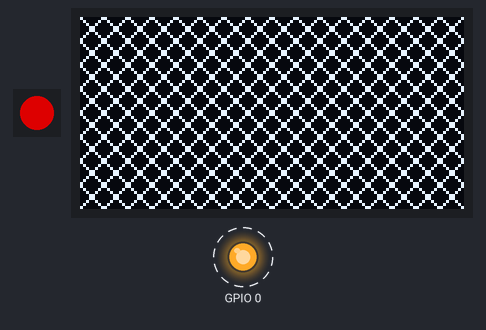
This sketch was run on a simulated ESP32-C3. Shown: 1 RGB LEDs in strip order, left to right, 128×64 one-colour display, output pins drawn as LEDs (lit = HIGH). Wiring (from diagram.json): SSD1306 OLED at I2C address 0x3C. Dashed ring = blinking. Dim RGB values are drawn brighter than linear; what the sketch prints to the serial monitor is not drawn.

Above: at 1.3 s.
At 18.2 s:
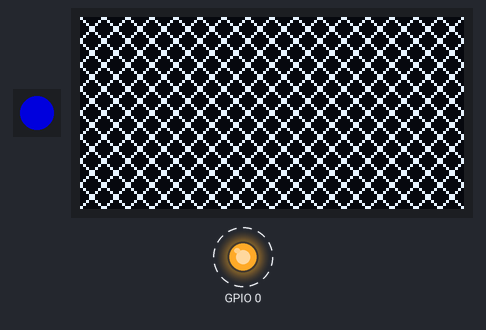
At 38.8 s:
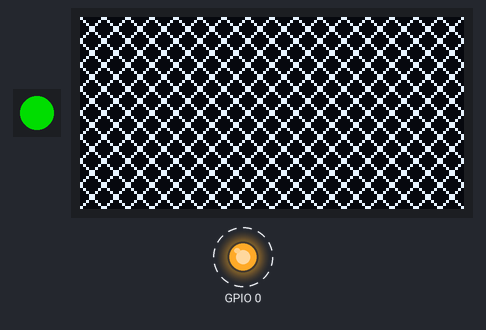
Timing chart, 0 to 40.0 s (numbered marks = the images above):
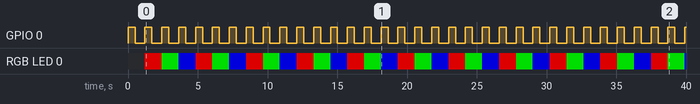

The sketch:

custom-board-test.ino
```cpp
/*
  Wokwi LED && Neopixel simulation
  by Jimmy.Su
*/
#include <Adafruit_NeoPixel.h>
#define PIN        19
#define NUMPIXELS  1

Adafruit_NeoPixel pixels(NUMPIXELS, PIN, NEO_GRB + NEO_KHZ800);

void setup() {
  Serial.begin(115200);
  Serial.println("Hello, ESP32-C3-MikroE!");
  pinMode(0, OUTPUT);
  pixels.begin();
  setupOLED();
}

int r = 150;
int g = 0;
int b = 0;
void loop() {
  // put your main code here, to run repeatedly:
  digitalWrite(0, HIGH);
  delay(500);
  digitalWrite(0, LOW);
  delay(500);

  pixels.clear();
  pixels.setPixelColor(0, r, g, b);
  pixels.show();

  int temp = b;
  b = g;
  g = r;
  r = temp;

  loopOLED();
}
```

OLED.ino
```cpp
#include <Wire.h>

//~ DEFINES ~~~~~~~~~~~~~~~~~~~~~~~~~~~~~~~~~~~~~~~~~~~~~~~~~~~~~~~~~~~~~~~~~~~
// Some defines for the SSD1306 controller driving a 128x64 resolution OLED display
// PART 		- http://www.simplelabs.co.in/content/96-blue-i2c-oled-module
// DATASHEET 	- https://www.adafruit.com/datasheets/SSD1306.pdf

// The Slave Address (SLA) of the OLED controller - SSD1306 - is 0x3C
// The LSB is supposed to be the mode. Since we are only going to WRITE to the OLED, the LSB is going to be 0
// SLA (0x3C) + WRITE_MODE (0x00) =  0x78 (0b01111000)
#define OLED_I2C_ADDRESS   0x3C

// The SSD1306 datasheet (pg.20) says that a control byte has to be sent before sending a command
// Control byte consists of
// bit 7		: Co   : Continuation bit - If 0, then it assumes all the next bytes are data (no more control bytes).
//				:		 You can send a stream of data, ie: gRAM dump - if Co=0
//				:        For Command, you'd prolly wanna set this - one at a time. Hence, Co=1 for commands
//				:		 For Data stream, Co=0 :)
// bit 6    	: D/C# : Data/Command Selection bit, Data=1/Command=0
// bit [5-0] 	: lower 6 bits have to be 0
#define OLED_CONTROL_BYTE_CMD_SINGLE	0x80
#define OLED_CONTROL_BYTE_CMD_STREAM	0x00
#define OLED_CONTROL_BYTE_DATA_STREAM	0x40

// Fundamental commands (pg.28)
#define OLED_CMD_SET_CONTRAST			0x81	// follow with 0x7F
#define OLED_CMD_DISPLAY_RAM			0xA4
#define OLED_CMD_DISPLAY_ALLON			0xA5
#define OLED_CMD_DISPLAY_NORMAL			0xA6
#define OLED_CMD_DISPLAY_INVERTED 		0xA7
#define OLED_CMD_DISPLAY_OFF			0xAE
#define OLED_CMD_DISPLAY_ON				0xAF

// Addressing Command Table (pg.30)
#define OLED_CMD_SET_MEMORY_ADDR_MODE	0x20	// follow with 0x00 = HORZ mode = Behave like a KS108 graphic LCD
#define OLED_CMD_SET_COLUMN_RANGE		0x21	// can be used only in HORZ/VERT mode - follow with 0x00 + 0x7F = COL127
#define OLED_CMD_SET_PAGE_RANGE			0x22	// can be used only in HORZ/VERT mode - follow with 0x00 + 0x07 = PAGE7

// Hardware Config (pg.31)
#define OLED_CMD_SET_DISPLAY_START_LINE	0x40
#define OLED_CMD_SET_SEGMENT_REMAP		0xA1
#define OLED_CMD_SET_MUX_RATIO			0xA8	// follow with 0x3F = 64 MUX
#define OLED_CMD_SET_COM_SCAN_MODE		0xC8
#define OLED_CMD_SET_DISPLAY_OFFSET		0xD3	// follow with 0x00
#define OLED_CMD_SET_COM_PIN_MAP		0xDA	// follow with 0x12

// Timing and Driving Scheme (pg.32)
#define OLED_CMD_SET_DISPLAY_CLK_DIV	0xD5	// follow with 0x80
#define OLED_CMD_SET_PRECHARGE			0xD9	// follow with 0x22
#define OLED_CMD_SET_VCOMH_DESELCT		0xDB	// follow with 0x30

// Charge Pump (pg.62)
#define OLED_CMD_SET_CHARGE_PUMP		0x8D	// follow with 0x14

// NOP
#define OLED_CMD_NOP 					0xE3

//~~~~~~~~~~~~~~~~~~~~~~~~~~~~~~~~~~~~~~~~~~~~~~~~~~~~~~~~~~~~~~~~~~~~~~~~~~~~~

// Box pattern
uint8_t pattern1[] = {
	0x00,0x7E,0x42,0x42,0x42,0x42,0x7E,0x00,
	0x00,0x7E,0x42,0x42,0x42,0x42,0x7E,0x00
	};

// Cross weave pattern
uint8_t pattern2[] = {
	0x81,0x42,0x24,0x18,0x18,0x24,0x42,0x81,
	0x81,0x42,0x24,0x18,0x18,0x24,0x42,0x81
	};

void setupOLED()   {
	// Init the OLED controller
	OLED_init();
}

void loopOLED() {
	// I2C
	Wire.beginTransmission(OLED_I2C_ADDRESS);
	Wire.write(OLED_CONTROL_BYTE_CMD_STREAM);
	Wire.write(OLED_CMD_SET_COLUMN_RANGE);
	Wire.write(0x00);
	Wire.write(0x7F);
	Wire.write(OLED_CMD_SET_PAGE_RANGE);
	Wire.write(0);
	Wire.write(0x07);
	Wire.endTransmission();

	for(uint16_t i=0;i<1024;i++){
		Wire.beginTransmission(OLED_I2C_ADDRESS);
		Wire.write(OLED_CONTROL_BYTE_DATA_STREAM);
	    for (uint8_t x=0; x<16; x++) {
			  Wire.write(0x00);
			  i++;
	      }
	  i--;
	  Wire.endTransmission();
	}
	for(uint16_t i=0;i<1024;i++){
		Wire.beginTransmission(OLED_I2C_ADDRESS);
		Wire.write(OLED_CONTROL_BYTE_DATA_STREAM);
	    for (uint8_t x=0; x<16; x++) {
			  Wire.write(pattern2[x]);
			  i++;
	      }
	  i--;
	  Wire.endTransmission();
	}
}


void OLED_init() {
	// Init the I2C interface (pins A4 and A5 on the Arduino Uno board) in Master Mode.
	Wire.begin();
	// keywords:
	// SEG = COL = segment = column byte data on a page
	// Page = 8 pixel tall row. Has 128 SEGs and 8 COMs
	// COM = row

	// Begin the I2C comm with SSD1306's address (SLA+Write)
	Wire.beginTransmission(OLED_I2C_ADDRESS);

	// Tell the SSD1306 that a command stream is incoming
	Wire.write(OLED_CONTROL_BYTE_CMD_STREAM);

	// Follow instructions on pg.64 of the dataSheet for software configuration of the SSD1306
	// Turn the Display OFF
	Wire.write(OLED_CMD_DISPLAY_OFF);
	// Set mux ration tp select max number of rows - 64
	Wire.write(OLED_CMD_SET_MUX_RATIO);
	Wire.write(0x3F);
	// Set the display offset to 0
	Wire.write(OLED_CMD_SET_DISPLAY_OFFSET);
	Wire.write(0x00);
	// Display start line to 0
	Wire.write(OLED_CMD_SET_DISPLAY_START_LINE);

	// Mirror the x-axis. In case you set it up such that the pins are north.
	// Wire.write(0xA0); - in case pins are south - default
	Wire.write(OLED_CMD_SET_SEGMENT_REMAP);

	// Mirror the y-axis. In case you set it up such that the pins are north.
	// Wire.write(0xC0); - in case pins are south - default
	Wire.write(OLED_CMD_SET_COM_SCAN_MODE);

	// Default - alternate COM pin map
	Wire.write(OLED_CMD_SET_COM_PIN_MAP);
	Wire.write(0x12);
	// set contrast
	Wire.write(OLED_CMD_SET_CONTRAST);
	Wire.write(0x7F);
	// Set display to enable rendering from GDDRAM (Graphic Display Data RAM)
	Wire.write(OLED_CMD_DISPLAY_RAM);
	// Normal mode!
	Wire.write(OLED_CMD_DISPLAY_NORMAL);
	// Default oscillator clock
	Wire.write(OLED_CMD_SET_DISPLAY_CLK_DIV);
	Wire.write(0x80);
	// Enable the charge pump
	Wire.write(OLED_CMD_SET_CHARGE_PUMP);
	Wire.write(0x14);
	// Set precharge cycles to high cap type
	Wire.write(OLED_CMD_SET_PRECHARGE);
	Wire.write(0x22);
	// Set the V_COMH deselect volatage to max
	Wire.write(OLED_CMD_SET_VCOMH_DESELCT);
	Wire.write(0x30);
	// Horizonatal addressing mode - same as the KS108 GLCD
	Wire.write(OLED_CMD_SET_MEMORY_ADDR_MODE);
	Wire.write(0x00);
	// Turn the Display ON
	Wire.write(OLED_CMD_DISPLAY_ON);

	// End the I2C comm with the SSD1306
	Wire.endTransmission();
}
```

Measured:
- by itself, GPIO 0: alternates HIGH for 0.50 s and LOW for 0.71 s
- by itself, RGB LED 0: repeats every 3.6 s: RGB(0, 150, 0) 1.2 s, RGB(0, 0, 150) 1.2 s, RGB(150, 0, 0) 1.2 s
- what the display in image 0 shows lasts 1.2 s, from 1.2 s to 2.4 s
